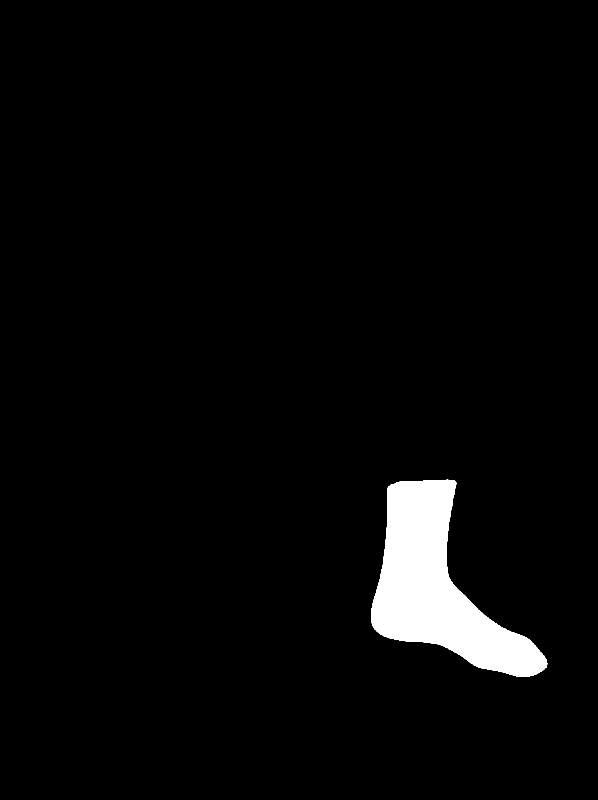
#> input picture work/r4/socks_sam.png, 1792 x 2400 px, found by its file name (shown at 1/3 size)
$ python round4_calze_A.py 1.0 ../work/r4/socks_sam.png
#> lines starting #> are read from the running program, lines starting #| are printed output that depends on the picture; after the words box and inside, x2 and y2 are one past the last pixel; in counts of white or black regions, pixels touching at a corner belong together
import sys; sys.path.insert(0,"/tmp/claude-0/-home-user-outputclaude/85985d80-c67e-5fa8-a067-f42ebe7f77ad/scratchpad")
import numpy as np, cv2
from PIL import Image
from comp import *
W4="/home/user/outputclaude/work/r4"; k=float(sys.argv[1]); out=sys.argv[2]
a=cv2.imread(f"{W4}/socks_sam.png",0); b=cv2.imread(f"{W4}/socks_sam2.png",0)
#> after `a = cv2.imread(f'{W4}/socks_sam.png', 0)`: a: shape (2400, 1792); 3.3% white; 1 white region, box (x1, y1, x2, y2) and area: (1113, 1439, 1642, 2030) 139833
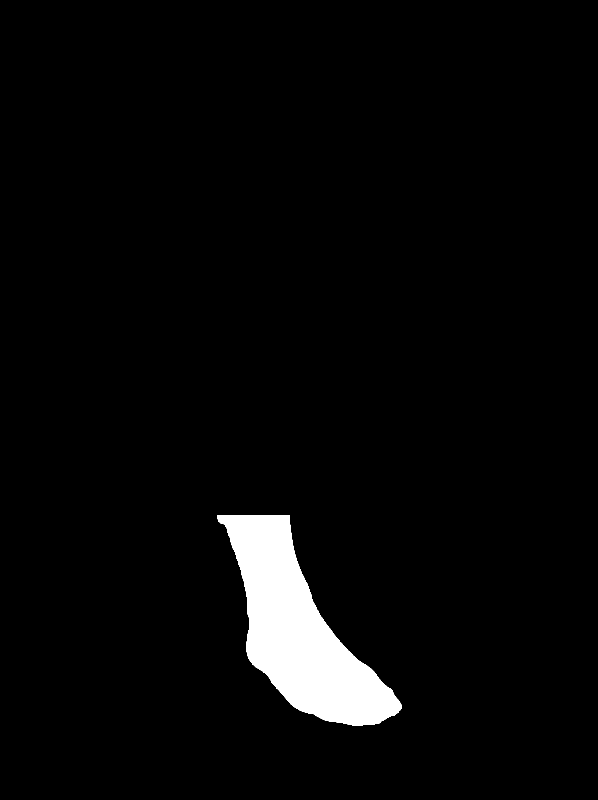
#> input picture work/r4/socks_sam2.png, 1792 x 2400 px, found by its file name (shown at 1/3 size)
#> after `b = cv2.imread(f'{W4}/socks_sam2.png', 0)`: b: shape (2400, 1792); 3.5% white; 1 white region, box (x1, y1, x2, y2) and area: (652, 1546, 1205, 2177) 152549
m=np.maximum(a,b); m=cv2.morphologyEx(m,cv2.MORPH_CLOSE,np.ones((9,9),np.uint8)); cv2.imwrite(f"{W4}/socks_union.png",m)
#> after `m = np.maximum(a, b)`:
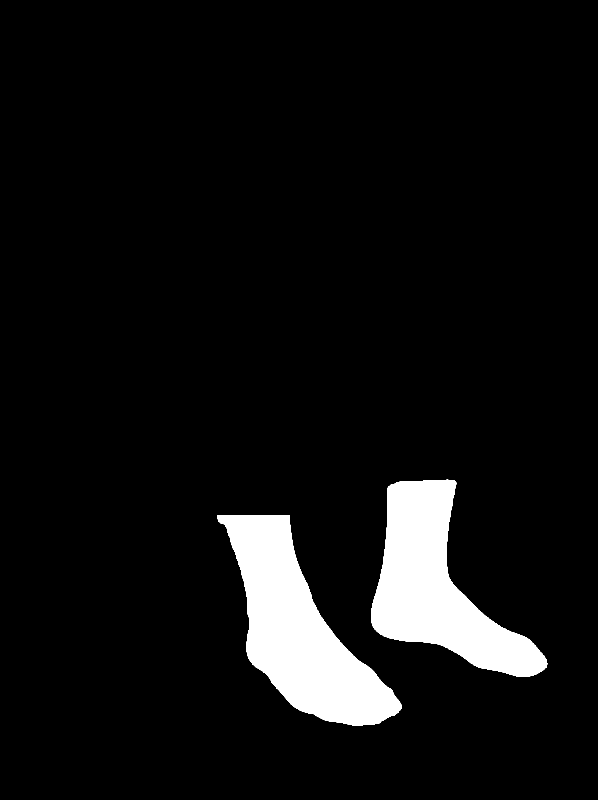
#> m: shape (2400, 1792) (shown at 1/3 size); 6.8% white; 2 white regions, box (x1, y1, x2, y2) and area: (652, 1546, 1205, 2177) 152549, (1113, 1439, 1642, 2030) 139833
def crop(p,box):
    im=Image.open(p).convert("RGBA").crop(box); bb=im.getchannel("A").getbbox(); return np.array(im.crop(bb)).astype(np.float32)/255
#> (the run stopped early here; a loop or call above may not have finished)
